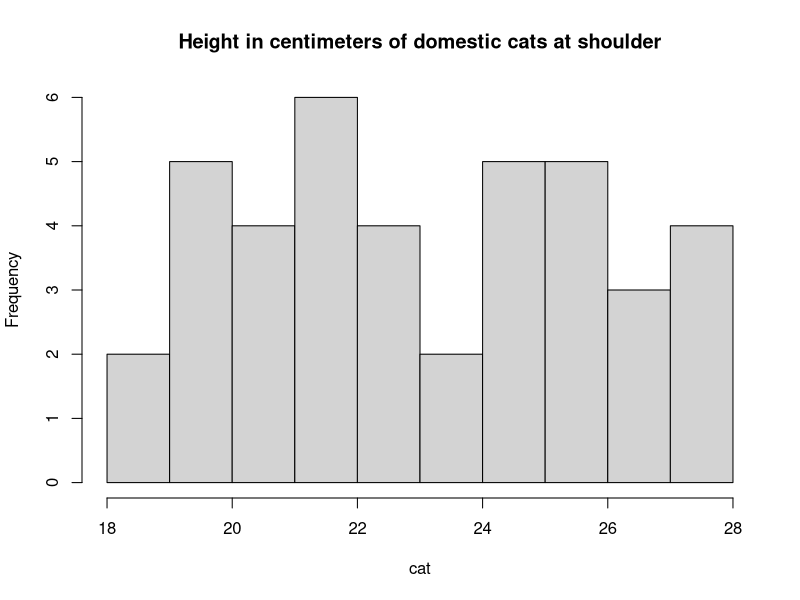
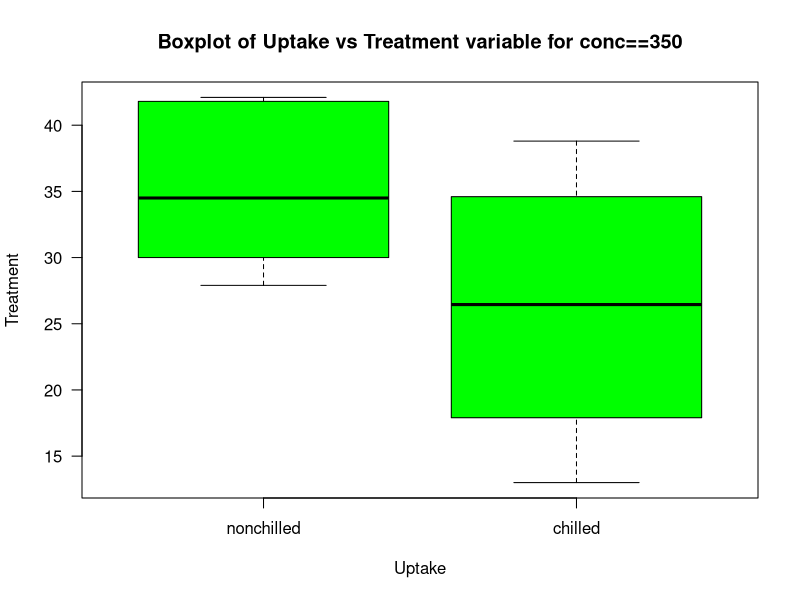
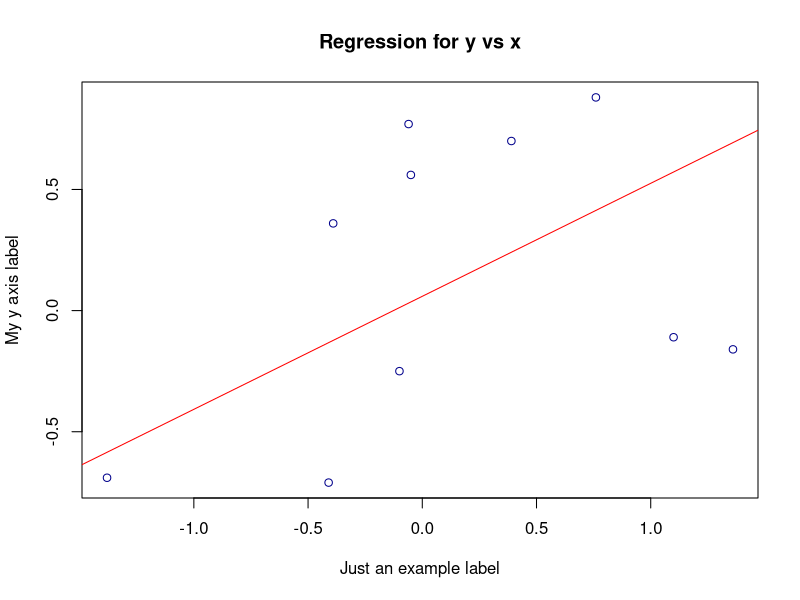

Here is the R script that generated these plots, in order:
## Save working directory as MAXWELL-ANSAH.R ####
setwd("~/my R_projects/Bootcamp Assessment")
## HEADER ####
## MAXWELL ANSAH
## E-MAIL: MANSAH21@YAHOO.COM
## BOOTCAMP ASSESSMENT
## 2022-08-12 ####
## QUESTIONS ####
## Question 2, < create a data frame with headings mymat, dog and cat>
mymat <- as.factor(c("female", "male"))
dog <- c(32, 28)
cat <- c(28, 42)
data.frame(mymat,dog,cat)
## Question 3, < make a good histogram describing the height in centimeters of domestic cats at the shoulder>
cat <- c(20.7,21.7,23.7,27.1,20.0,27.0,27.4,24.6,24.3,18.6,20.1,19.8,24.9,21.8,25.7,23.0,25.2,27.9,21.8,25.8,27.3,20.1,24.5,19.3,20.7,21.9,18.1,21.8,26.7,21.4,22.8,24.0,22.9,19.9,26.3,24.7,25.9,19.1,25.2,22.1)
hist(cat, main = "Height in centimeters of domestic cats at shoulder") # Frequency
## Question 4, < perform a Shapiro test to decide whether the cat data adhere to a Guassian distritribution >
shapiro.test(cat) # where cat: is the numeric data values of the height in centimeters of cats at shoulder
## From the statistical results obtained from the Shapiro test, it would be observed that the p-value is 0.1345 which is greater than 0.05, we can assume that the sample data comes from a population that is normally distributed.
## Question 5, < to examine the 'CO2' data frame>
data(CO2)
help(CO2)
head(CO2)
CO2[CO2$conc == 350, ] # Selects all the columns of the Data frame for the rows where conc is equivalent to 350
which(CO2$conc == 350)
my_selection <- which(CO2$conc == 350) # Assign selection to a new dataframe, my_selection
my_selection # check output
CO2[my_selection, ] # Print out new dataframe based on conc==350
my_select <- CO2[my_selection, ] # store selection in new dataframe
my_select # check output
## Create a boxplot showing uptake vs treatment variable
my_uptake <- my_select$uptake
my_uptake # check output of uptake variable
my_treatment <- as.factor(my_select$Treatment)
my_treatment # Check output of treatment options
boxplot(my_uptake ~ my_treatment, 
        main="Boxplot of Uptake vs Treatment variable for conc==350", 
        xlab="Uptake", ylab="Treatment", col="green", las=1)

## Question 6, < Given the set of data below
y <- c(1.36,-0.10,0.39,-0.05,-1.38,-0.41,-0.39,-0.06,1.10,0.76) # y input
x <- c(-0.16,-0.25,0.70,0.56,-0.69,-0.71,0.36,0.77,-0.11,0.88) # x input
df <- data.frame(y,x) # create a dataframe
df[ , ] # check dataframe
plot(df$y, df$x, main="Regression for y vs x", col=I("darkblue"), xlab = "Just an example label",
     ylab="My y axis label") # make a scatter plot
abline(lm(y ~ x, data = df),col="red",stat_regline_equation(label.x=0.3, label.y=0.4)) # create a regression line
## library(ggplot)
## library(ggpubr)
## Question 7, < Residual regression
model<- lm(y ~ x, data=df) # a simple regression model without any weight
model # model output
resid(model) # check residuals
summary(model)

